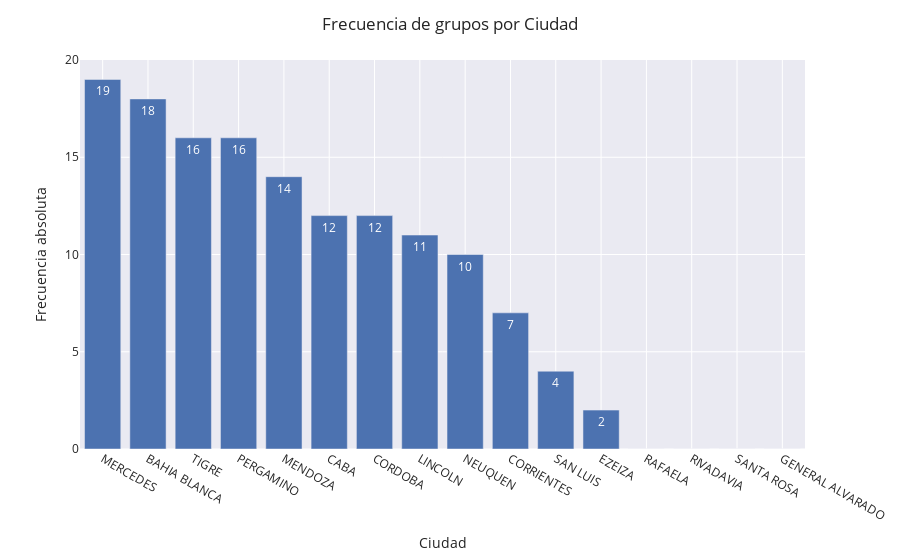

The code cell stored with this chart in its notebook:
### Markdown cell above
#### Exploración de los grupos por ciudad - Frecuencia absoluta.

### Code cell
#Genero la visualización de los temas.
fig = px.bar(df_grupos_ciudades.sort_values(by='CANTIDAD',ascending=False),
             x='LUGAR',
             y='CANTIDAD',
             text='CANTIDAD')

fig.update_yaxes(title_text='Frecuencia absoluta')
fig.update_xaxes(title_text='Ciudad')
fig.update_layout(title='Frecuencia de grupos por Ciudad')
fig.show()

### Figure 1 — Plotly figure (JSON) as saved in the notebook; plotly's stock layout.template omitted (floating-point values rounded to 4 significant figures)
{"data": [{"alignmentgroup": "True", "hovertemplate": "LUGAR=%{x}<br>CANTIDAD=%{text}<extra></extra>", "legendgroup": "", "marker": {"color": "rgb(76,114,176)", "pattern": {"shape": ""}}, "name": "", "offsetgroup": "", "orientation": "v", "showlegend": false, "text": [19, 18, 16, 16, 14, 12, 12, 11, 10, 7, 4, 2, 0, 0, 0, 0], "textposition": "auto", "type": "bar", "x": ["MERCEDES", "BAHIA BLANCA", "TIGRE", "PERGAMINO", "MENDOZA", "CABA", "CORDOBA", "LINCOLN", "NEUQUEN", "CORRIENTES", "SAN LUIS", "EZEIZA", "RAFAELA", "RIVADAVIA", "SANTA ROSA", "GENERAL ALVARADO"], "xaxis": "x", "y": [19, 18, 16, 16, 14, 12, 12, 11, 10, 7, 4, 2, 0, 0, 0, 0], "yaxis": "y"}], "layout": {"barmode": "relative", "legend": {"tracegroupgap": 0}, "margin": {"t": 60}, "title": {"text": "Frecuencia de grupos por Ciudad"}, "xaxis": {"anchor": "y", "domain": [0, 1], "title": {"text": "Ciudad"}}, "yaxis": {"anchor": "x", "domain": [0, 1], "title": {"text": "Frecuencia absoluta"}}}}
